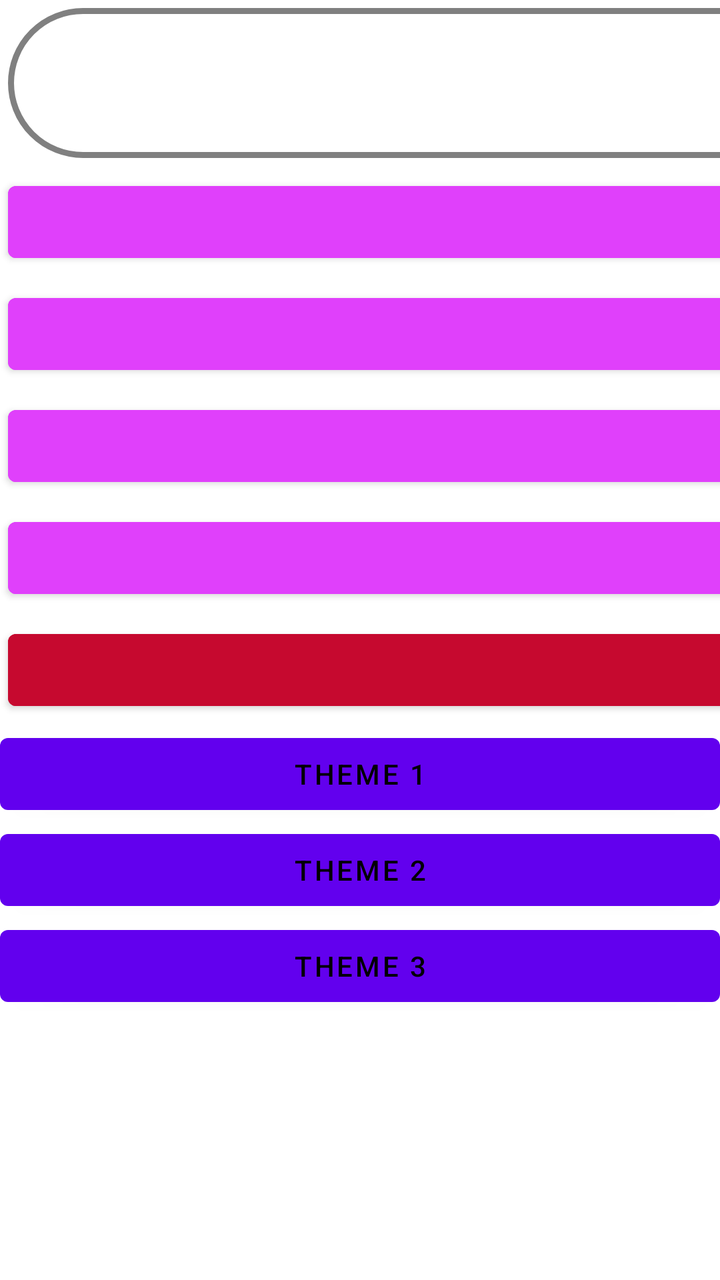
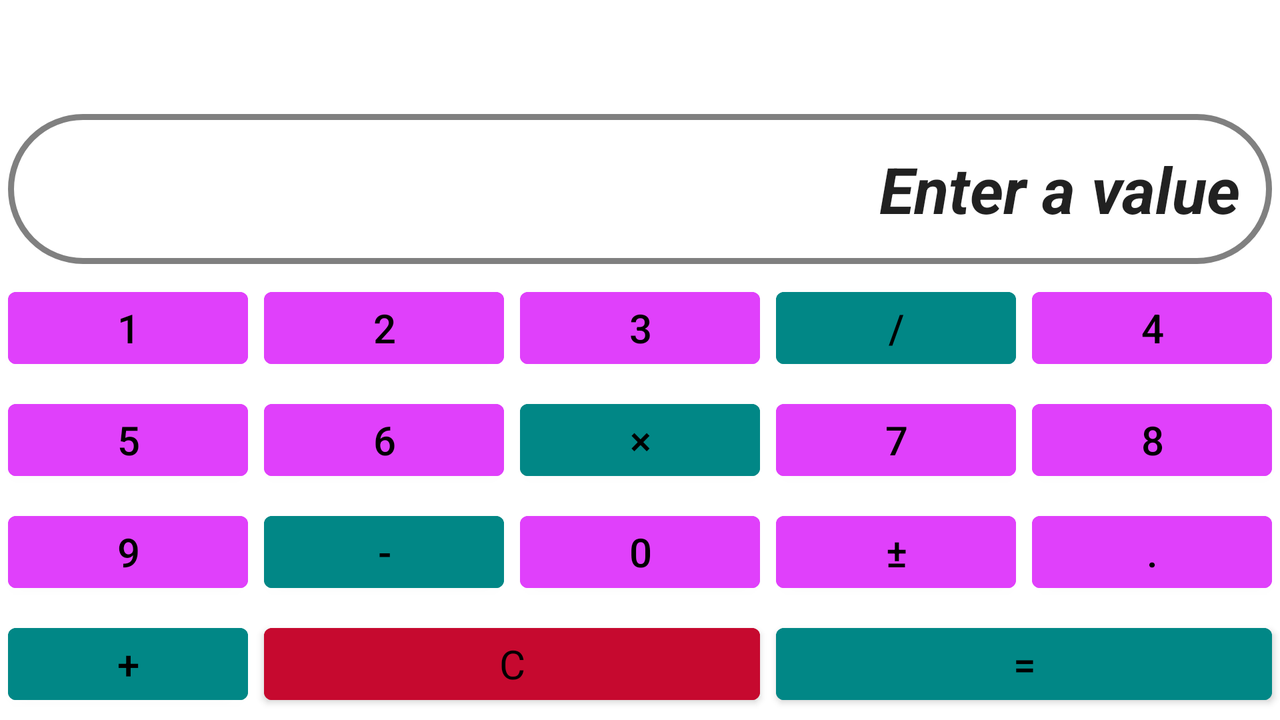

Compare how this app lays out the same screen by default and in its alternative resource folder. The renders come first, then the two layout files and the values they reference.
<!-- AndroidManifest.xml: application theme Theme.Calculator -->
<!-- res/layout/activity_calculator.xml -->
<?xml version="1.0" encoding="utf-8"?>
<FrameLayout xmlns:android="http://schemas.android.com/apk/res/android"
    xmlns:tools="http://schemas.android.com/tools"
    android:layout_width="match_parent"
    android:layout_height="match_parent"
    xmlns:app="http://schemas.android.com/apk/res-auto">

    <LinearLayout

        android:layout_width="match_parent"
        android:layout_height="wrap_content"
        android:orientation="vertical">

        

        <GridLayout
            android:layout_width="match_parent"
            android:layout_height="wrap_content"
            android:layout_gravity="top"
            android:columnCount="4"
            android:useDefaultMargins="true">

            <EditText
                android:id="@+id/result"
                android:layout_width="wrap_content"
                android:layout_height="wrap_content"
                android:layout_columnSpan="4"
                android:layout_gravity="fill_horizontal"
                android:autofillHints="false"
                android:background="@drawable/field_for_result"
                android:gravity="end"
                android:inputType="none"
                android:padding="@dimen/default_padding"
                android:text="@string/display"
                android:textSize="@dimen/result_size"
                android:textStyle="bold|italic"
                tools:ignore="LabelFor" />

            <Button
                android:id="@+id/key_1"
                style="?attr/calcDigitsBTN"
                android:text="@string/key_1" />
            

            <com.google.android.material.button.MaterialButton
                android:id="@+id/key_2"
                style="?attr/calcDigitsBTN"
                android:text="@string/key_2"
                app:rippleColor="@color/red"
                app:cornerRadius="24dp"/>

            <Button
                android:id="@+id/key_3"
                style="?attr/calcDigitsBTN"
                android:text="@string/key_3" />

            <Button
                android:id="@+id/key_divide"
                style="@style/CalcButtons.Actions"
                android:text="@string/key_divide" />

            <Button
                android:id="@+id/key_4"
                style="?attr/calcDigitsBTN"
                android:text="@string/key_4" />

            <Button
                android:id="@+id/key_5"
                style="?attr/calcDigitsBTN"
                android:text="@string/key_5" />

            <Button
                android:id="@+id/key_6"
                style="?attr/calcDigitsBTN"
                android:text="@string/key_6" />

            <Button
                android:id="@+id/key_multiply"
                style="@style/CalcButtons.Actions"
                android:text="@string/key_multiply" />

            <Button
                android:id="@+id/key_7"
                style="?attr/calcDigitsBTN"
                android:text="@string/key_7" />

            <Button
                android:id="@+id/key_8"
                style="@style/CalcButtons"
                android:text="@string/key_8" />

            <Button
                android:id="@+id/key_9"
                style="?attr/calcDigitsBTN"
                android:text="@string/key_9" />

            <Button
                android:id="@+id/key_minus"
                style="@style/CalcButtons.Actions"
                android:text="@string/key_minus" />

            <Button
                android:id="@+id/key_0"
                style="?attr/calcDigitsBTN"
                android:text="@string/key_0" />

            <Button
                android:id="@+id/key_plus_minus"
                style="?attr/calcDigitsBTN"
                android:text="@string/key_plus_minus" />

            <Button
                android:id="@+id/key_dot"
                style="?attr/calcDigitsBTN"
                android:text="@string/key_dot" />

            <Button
                android:id="@+id/key_plus"
                style="@style/CalcButtons.Actions"
                android:text="@string/key_plus" />

            <Button
                android:id="@+id/key_c"
                style="@style/CalcButtons"
                android:layout_columnSpan="2"
                android:backgroundTint="@color/color_for_C"
                android:fontFamily="@font/font_splash"
                android:text="@string/key_c" />

            <Button
                android:id="@+id/key_equal"
                style="?attr/calcEqualBTN"
                android:layout_columnSpan="2"
                android:text="@string/key_equal" />

        </GridLayout>

        <Button
            android:id="@+id/choose_theme_1"
            android:layout_width="match_parent"
            android:layout_height="wrap_content"
            android:text="@string/choose_theme_1" />

        <Button
            android:id="@+id/choose_theme_2"
            android:layout_width="match_parent"
            android:layout_height="wrap_content"
            android:text="@string/choose_theme_2" />

        <Button
            android:id="@+id/choose_theme_3"
            android:layout_width="match_parent"
            android:layout_height="wrap_content"
            android:text="@string/choose_theme_3" />

    </LinearLayout>

</FrameLayout>
<!-- resources referenced by this layout -->
<resources>
  <color name="color_for_C">#C6092F</color>
  <color name="red">#FF0000</color>
  <dimen name="default_padding">16dp</dimen>
  <dimen name="result_size">32sp</dimen>
  <!-- drawable field_for_result (drawable) -->
  <?xml version="1.0" encoding="utf-8"?>
  <shape xmlns:android="http://schemas.android.com/apk/res/android"
      android:shape="rectangle">
  
      <corners android:radius="1000dp" />
  
      <stroke
          android:width="3dp"
          android:color="#808080" />
  
  </shape>
  <string name="choose_theme_1">THEME 1</string>
  <string name="choose_theme_2">THEME 2</string>
  <string name="choose_theme_3">THEME 3</string>
  <string name="display">Enter a value</string>
  <string name="key_0">0</string>
  <string name="key_1">1</string>
  <string name="key_2">2</string>
  <string name="key_3">3</string>
  <string name="key_4">4</string>
  <string name="key_5">5</string>
  <string name="key_6">6</string>
  <string name="key_7">7</string>
  <string name="key_8">8</string>
  <string name="key_9">9</string>
  <string name="key_c">C</string>
  <string name="key_divide">/</string>
  <string name="key_dot">.</string>
  <string name="key_equal">=</string>
  <string name="key_minus">-</string>
  <string name="key_multiply">×</string>
  <string name="key_plus">+</string>
  <string name="key_plus_minus">±</string>
  <style name="CalcButtons">
          <item name="android:layout_height">wrap_content</item>
          <item name="android:layout_width">wrap_content</item>
          <item name="android:textSize">@dimen/text_size_for_buttons</item>
          <item name="android:layout_columnWeight">1</item>
          <item name="android:backgroundTint">@color/buttons_digit</item>
      </style>
  <style name="CalcButtons.Actions">
          <item name="android:backgroundTint">@color/teal_700</item>
      </style>
  <style name="Theme.Calculator" parent="Theme.MaterialComponents.DayNight.DarkActionBar">
          
          <item name="colorPrimary">@color/purple_500</item>
          <item name="colorPrimaryVariant">@color/purple_700</item>
          <item name="colorOnPrimary">@color/black</item>
          
          <item name="colorSecondary">@color/teal_200</item>
          <item name="colorSecondaryVariant">@color/teal_700</item>
          <item name="colorOnSecondary">@color/black</item>
          
          <item name="android:statusBarColor">?attr/colorPrimaryVariant</item>
          
  
          
          
  
          <item name="calcEqualBTN">@style/CalcButtons.Actions</item>
          <item name="calcDigitsBTN">@style/CalcButtons</item>
      </style>
  <dimen name="text_size_for_buttons">20dp</dimen>
  <color name="buttons_digit">#E040FB</color>
  <color name="teal_700">#FF018786</color>
  <color name="purple_500">#FF6200EE</color>
  <color name="purple_700">#FF3700B3</color>
  <color name="black">#FF000000</color>
  <color name="teal_200">#FF03DAC5</color>
</resources>
<!-- res/layout-land/activity_calculator.xml (the repository's variant of the layout above) -->
<!-- drawn on the phone turned sideways -->
<?xml version="1.0" encoding="utf-8"?>
<FrameLayout xmlns:android="http://schemas.android.com/apk/res/android"
    xmlns:tools="http://schemas.android.com/tools"
    android:layout_width="match_parent"
    android:layout_height="match_parent">

    

    <GridLayout
        android:layout_width="match_parent"
        android:layout_height="wrap_content"
        android:layout_gravity="bottom"
        android:columnCount="5"
        android:useDefaultMargins="true">

        <EditText
            android:id="@+id/result"
            android:layout_width="wrap_content"
            android:layout_height="wrap_content"
            android:layout_columnSpan="5"
            android:layout_gravity="fill_horizontal"
            android:background="@drawable/field_for_result"
            android:gravity="end"
            android:padding="@dimen/default_padding"
            android:textSize="@dimen/result_size"
            android:textStyle="bold|italic"
            android:text="@string/display"
            android:autofillHints="false"
            android:inputType="none"
            tools:ignore="LabelFor"/>

        <Button
            android:id="@+id/key_1"
            style="?attr/calcDigitsBTN"
            android:text="@string/key_1" />
        

        <Button
            android:id="@+id/key_2"
            style="?attr/calcDigitsBTN"
            android:text="@string/key_2" />

        <Button
            android:id="@+id/key_3"
            style="?attr/calcDigitsBTN"
            android:text="@string/key_3" />

        <Button
            android:id="@+id/key_divide"
            style="@style/CalcButtons.Actions"
            android:text="@string/key_divide" />

        <Button
            android:id="@+id/key_4"
            style="?attr/calcDigitsBTN"
            android:text="@string/key_4" />

        <Button
            android:id="@+id/key_5"
            style="?attr/calcDigitsBTN"
            android:text="@string/key_5" />

        <Button
            android:id="@+id/key_6"
            style="?attr/calcDigitsBTN"
            android:text="@string/key_6" />

        <Button
            android:id="@+id/key_multiply"
            style="@style/CalcButtons.Actions"
            android:text="@string/key_multiply" />

        <Button
            android:id="@+id/key_7"
            style="?attr/calcDigitsBTN"
            android:text="@string/key_7" />

        <Button
            android:id="@+id/key_8"
            style="@style/CalcButtons"
            android:text="@string/key_8" />

        <Button
            android:id="@+id/key_9"
            style="?attr/calcDigitsBTN"
            android:text="@string/key_9" />

        <Button
            android:id="@+id/key_minus"
            style="@style/CalcButtons.Actions"
            android:text="@string/key_minus" />

        <Button
            android:id="@+id/key_0"
            style="?attr/calcDigitsBTN"
            android:text="@string/key_0" />

        <Button
            android:id="@+id/key_plus_minus"
            style="?attr/calcDigitsBTN"
            android:text="@string/key_plus_minus" />

        <Button
            android:id="@+id/key_dot"
            style="?attr/calcDigitsBTN"
            android:text="@string/key_dot" />

        <Button
            android:id="@+id/key_plus"
            style="@style/CalcButtons.Actions"
            android:text="@string/key_plus" />

        <Button
            android:id="@+id/key_c"
            style="@style/CalcButtons"
            android:layout_columnSpan="2"
            android:backgroundTint="@color/color_for_C"
            android:text="@string/key_c"
            android:fontFamily="@font/font_splash"/>

        <Button
            android:id="@+id/key_equal"
            style="?attr/calcEqualBTN"
            android:layout_columnSpan="2"
            android:text="@string/key_equal" />

    </GridLayout>

</FrameLayout>
<!-- resources referenced by the variant -->
<!-- as the phone turned sideways resolves them -->
<resources>
  <color name="color_for_C">#C6092F</color>
  <dimen name="default_padding">16dp</dimen>
  <dimen name="result_size">32sp</dimen>
  <!-- drawable field_for_result (drawable) -->
  <?xml version="1.0" encoding="utf-8"?>
  <shape xmlns:android="http://schemas.android.com/apk/res/android"
      android:shape="rectangle">
  
      <corners android:radius="1000dp" />
  
      <stroke
          android:width="3dp"
          android:color="#808080" />
  
  </shape>
  <string name="display">Enter a value</string>
  <string name="key_0">0</string>
  <string name="key_1">1</string>
  <string name="key_2">2</string>
  <string name="key_3">3</string>
  <string name="key_4">4</string>
  <string name="key_5">5</string>
  <string name="key_6">6</string>
  <string name="key_7">7</string>
  <string name="key_8">8</string>
  <string name="key_9">9</string>
  <string name="key_c">C</string>
  <string name="key_divide">/</string>
  <string name="key_dot">.</string>
  <string name="key_equal">=</string>
  <string name="key_minus">-</string>
  <string name="key_multiply">×</string>
  <string name="key_plus">+</string>
  <string name="key_plus_minus">±</string>
  <style name="CalcButtons">
          <item name="android:layout_height">wrap_content</item>
          <item name="android:layout_width">wrap_content</item>
          <item name="android:textSize">@dimen/text_size_for_buttons</item>
          <item name="android:layout_columnWeight">1</item>
          <item name="android:backgroundTint">@color/buttons_digit</item>
      </style>
  <style name="CalcButtons.Actions">
          <item name="android:backgroundTint">@color/teal_700</item>
      </style>
  <style name="Theme.Calculator" parent="Theme.MaterialComponents.DayNight.DarkActionBar">
          
          <item name="colorPrimary">@color/purple_500</item>
          <item name="colorPrimaryVariant">@color/purple_700</item>
          <item name="colorOnPrimary">@color/black</item>
          
          <item name="colorSecondary">@color/teal_200</item>
          <item name="colorSecondaryVariant">@color/teal_700</item>
          <item name="colorOnSecondary">@color/black</item>
          
          <item name="android:statusBarColor">?attr/colorPrimaryVariant</item>
          
  
          
          
  
          <item name="calcEqualBTN">@style/CalcButtons.Actions</item>
          <item name="calcDigitsBTN">@style/CalcButtons</item>
      </style>
  <dimen name="text_size_for_buttons">20dp</dimen>
  <color name="buttons_digit">#E040FB</color>
  <color name="teal_700">#FF018786</color>
  <color name="purple_500">#FF6200EE</color>
  <color name="purple_700">#FF3700B3</color>
  <color name="black">#FF000000</color>
  <color name="teal_200">#FF03DAC5</color>
</resources>
